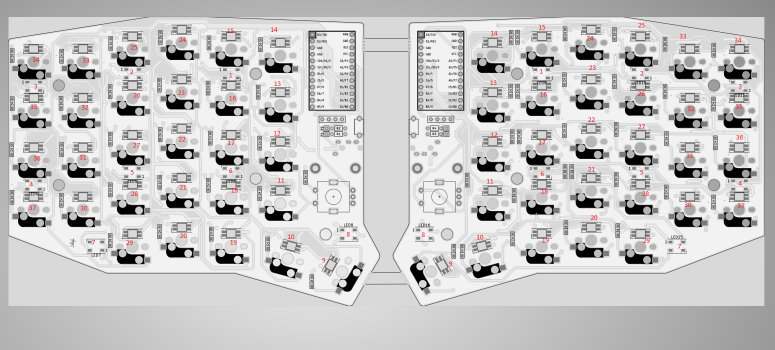
#> input picture keyboards/kobold/LED_order_beehive_sofle.png, 1550 x 699 px (shown at 1/2 size)
$ python glitch_gen.py ../../../LED_order_beehive_sofle.png
#> lines starting #> are read from the running program, lines starting #| are printed output that depends on the picture
#!/usr/bin/env python3
"""Generate glitch frames for the Arasaka OLED logo (128x32, SSD1306 page layout).

Byte layout (matches oled.c): 512 bytes = 4 pages x 128 columns, page-major.
Each byte is 8 vertical pixels, LSB = top row of that page.

A glitch is a set of "bands": a run of columns inside one page that is copied
from the clean logo with a small horizontal offset. Bands drift, live for a few
frames and fade, so the output looks like a tear rather than static.
Severity (0..1) scales band count, shift range, bit damage and band inversion.

Usage:
  python3 glitch_gen.py logo.png --frames 8 --severity 0.4 --seed 1 \
      --out-c glitch_frames.h --preview preview.png
"""
import argparse
import math
import random

from PIL import Image

W, H, PAGES = 128, 32, 4
FRAME_SIZE = W * PAGES  # 512


def to_display(img, portrait):
    """Buffer (128x32) -> what the rotated OLED shows (32x128) when portrait."""
    return img.rotate(90, expand=True) if portrait else img


def from_display(img, portrait):
    """What the rotated OLED shows (32x128) -> buffer (128x32) when portrait."""
    return img.rotate(-90, expand=True) if portrait else img


def load_clean(path, threshold=128, invert=False, portrait=False):
    """Load an image and pack it into a 512-byte firmware frame."""
    img = Image.open(path)
    if img.mode in ("RGBA", "LA") or "transparency" in img.info:
        # Composite onto black so transparent areas become unlit pixels.
        rgba = img.convert("RGBA")
        img = Image.alpha_composite(Image.new("RGBA", rgba.size, (0, 0, 0, 255)), rgba)
    img = img.convert("L")
    if portrait:
        img = from_display(img.resize((H, W), Image.LANCZOS), True)
    else:
        img = img.resize((W, H), Image.LANCZOS)
    px = img.load()
    rows = [[1 if (px[x, y] >= threshold) != invert else 0 for x in range(W)] for y in range(H)]
    return pack_rows(rows)


def rotl8(value, n=1):
    return ((value << n) | (value >> (8 - n))) & 0xFF


class Band:
    __slots__ = ("page", "col", "width", "shift", "ttl", "invert")

    def __init__(self, page, col, width, shift, ttl, invert):
        self.page = page
        self.col = col
        self.width = width
        self.shift = shift
        self.ttl = ttl
        self.invert = invert


class GlitchGenerator:
    def __init__(self, clean, severity=0.5, seed=None):
        self.clean = clean
        self.sev = max(0.0, min(1.0, severity))
        self.rng = random.Random(seed)
        self.bands = []
        self.max_shift = 2 + round(6 * self.sev)
        self.max_width = 16 + round(60 * self.sev)
        self.max_ttl = 2 + round(4 * self.sev)
        self.bit_prob = 0.02 + 0.15 * self.sev
        self.invert_prob = 0.15 * self.sev * self.sev

    def _new_band(self):
        rng = self.rng
        width = rng.randint(8, self.max_width)
        col = rng.randrange(0, W - width + 1)
        shift = rng.choice([s for s in range(-self.max_shift, self.max_shift + 1) if s])
        return Band(
            page=rng.randrange(PAGES),
            col=col,
            width=width,
            shift=shift,
            ttl=rng.randint(1, self.max_ttl),
            invert=rng.random() < self.invert_prob,
        )

    def _update_bands(self):
        rng = self.rng
        alive = []
        for band in self.bands:
            band.ttl -= 1
            if band.ttl <= 0:
                continue
            if rng.random() < 0.3:  # drift by one column
                step = rng.choice((-1, 1))
                band.shift = max(-self.max_shift, min(self.max_shift, band.shift + step))
                if band.shift == 0:
                    band.shift = step
            alive.append(band)
        self.bands = alive

        if not self.bands or rng.random() < 0.25 + 0.6 * self.sev:
            for _ in range(rng.randint(1, 1 + round(2 * self.sev))):
                self.bands.append(self._new_band())

    def _render(self):
        frame = list(self.clean)
        rng = self.rng
        for band in self.bands:
            base = band.page * W
            for col in range(band.col, band.col + band.width):
                src = col + band.shift
                frame[base + col] = self.clean[base + src] if 0 <= src < W else 0
                if rng.random() < self.bit_prob:
                    frame[base + col] = rotl8(frame[base + col], rng.randint(1, 7))
                if band.invert:
                    frame[base + col] ^= 0xFF
        return frame

    def next_frame(self):
        """Return the next glitch frame. Each frame is guaranteed to differ from clean."""
        for _ in range(100):
            self._update_bands()
            frame = self._render()
            if frame != self.clean:
                return frame
        return frame  # unreachable in practice

    def sequence(self, count):
        return [self.next_frame() for _ in range(count)]


# [13 lines left out: function unpack_rows, not called in this run]


def pack_rows(rows):
    """32 rows of pixel values -> 512-byte firmware frame (inverse of unpack_rows)."""
    data = [0] * FRAME_SIZE
    for i in range(FRAME_SIZE):
        strip, y = divmod(i, 32)
        value = 0
        for bit in range(8):
            if rows[y][W - 1 - (strip * 8 + bit)]:
                value |= 1 << bit
        data[i] = value
    return data


class LineGenerator:
    """Sci-fi line distortion: shifted pixel rows (black gaps), a rolling fault bar
    with a sine wobble, and single rows flashed fully on for one frame."""

    # [92 lines left out: functions __init__, _step, _render, next_frame, not called in this run]

    def sequence(self, count):
        return [self.next_frame() for _ in range(count)]


# [26 lines left out: functions write_c, _frame_to_1bit, not called in this run]


def _tile(frame, scale, portrait):
    img = to_display(_frame_to_1bit(frame), portrait)
    return img.resize((img.width * scale, img.height * scale), Image.NEAREST)


# [24 lines left out: functions write_preview, write_gif, not called in this run]


def main():
    parser = argparse.ArgumentParser(description=__doc__, formatter_class=argparse.RawDescriptionHelpFormatter)
    parser.add_argument("image", help="source image (PNG/BMP/etc.)")
    parser.add_argument("--frames", type=int, default=8, help="number of glitch frames")
    parser.add_argument("--severity", type=float, default=0.5, help="0..1, higher is heavier")
    parser.add_argument("--seed", type=int, default=None, help="random seed for reproducible output")
    parser.add_argument("--portrait", action="store_true",
                        help="artwork and previews use the rotated 32x128 display (OLED_ROTATION_270)")
    parser.add_argument("--direction", choices=["horizontal", "vertical", "mixed"], default="mixed",
                        help="line style: row shifts, column shifts, or both in quick succession")
    parser.add_argument("--no-flash", action="store_true", help="line style only: disable the white flash rows")
    parser.add_argument("--style", choices=["block", "line"], default="block",
                        help="block: shifted 8-pixel column bands; line: sci-fi shifted pixel rows with flashes")
    parser.add_argument("--threshold", type=int, default=128, help="brightness cut-off for lit pixels")
    parser.add_argument("--invert", action="store_true", help="treat dark pixels as lit")
    parser.add_argument("--out-c", help="write frames as a C array (oled.c format)")
    parser.add_argument("--preview", help="write a PNG strip: clean frame then glitch frames")
    parser.add_argument("--name", default="logo_glitch_gen", help="C array name")
    parser.add_argument("--gif", help="write an animated GIF: clean logo, then the glitch frames")
    parser.add_argument("--gif-ms", type=int, default=120, help="milliseconds per GIF frame (default 120)")
    parser.add_argument("--gif-scale", type=int, default=4, help="GIF pixel scale (default 4)")
    args = parser.parse_args()

    clean = load_clean(args.image, args.threshold, args.invert, args.portrait)
#> in load_clean, img is the input picture: PIL image 1550x699 RGB; mean R, G, B 199.6, 199.1, 199.1
#> in load_clean, `img = img.resize((W, H), Image.LANCZOS)`:
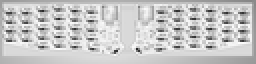
#> img: PIL image 128x32 L (shown 2 times larger); min 35, max 255, mean 199.4
#> in load_clean, `rows = [[1 if (px[x, y] >= threshold) != invert else 0 for x in range(..`: rows = 32 items
#> clean = 512 values, max 255 at index 0, min 30 at index 38, mean 241.4
    gen_cls = LineGenerator if args.style == "line" else GlitchGenerator
    if gen_cls is LineGenerator:
        gen = LineGenerator(clean, args.severity, args.seed, flash=not args.no_flash, direction=args.direction)
    else:
        gen = GlitchGenerator(clean, args.severity, args.seed)
#> in __init__, `self.clean = clean`: self.clean has the same summary as clean in main
    frames = gen.sequence(args.frames)
#> the loop in next_frame, `for _ in range(100):` made 1 pass
#> the loop in next_frame, `for _ in range(100):` made 1 pass
#> the loop in next_frame, `for _ in range(100):` made 1 pass
#> the loop in next_frame, `for _ in range(100):` made 1 pass
#> the loop in next_frame, `for _ in range(100):` made 1 pass
#> the loop in next_frame, `for _ in range(100):` made 1 pass
#> frames = 8 items

    if args.out_c:
        write_c(frames, args.out_c, args.name)
        print("wrote", args.out_c)
    if args.preview:
        write_preview(clean, frames, args.preview, portrait=args.portrait)
        print("wrote", args.preview)
    if args.gif:
        write_gif(clean, frames, args.gif, args.gif_scale, args.gif_ms, portrait=args.portrait)
        print("wrote", args.gif)
    if not args.out_c and not args.preview and not args.gif:
        print("generated %d frames (use --out-c or --preview to save)" % len(frames))
#| generated 8 frames (use --out-c or --preview to save)


if __name__ == "__main__":
    main()
